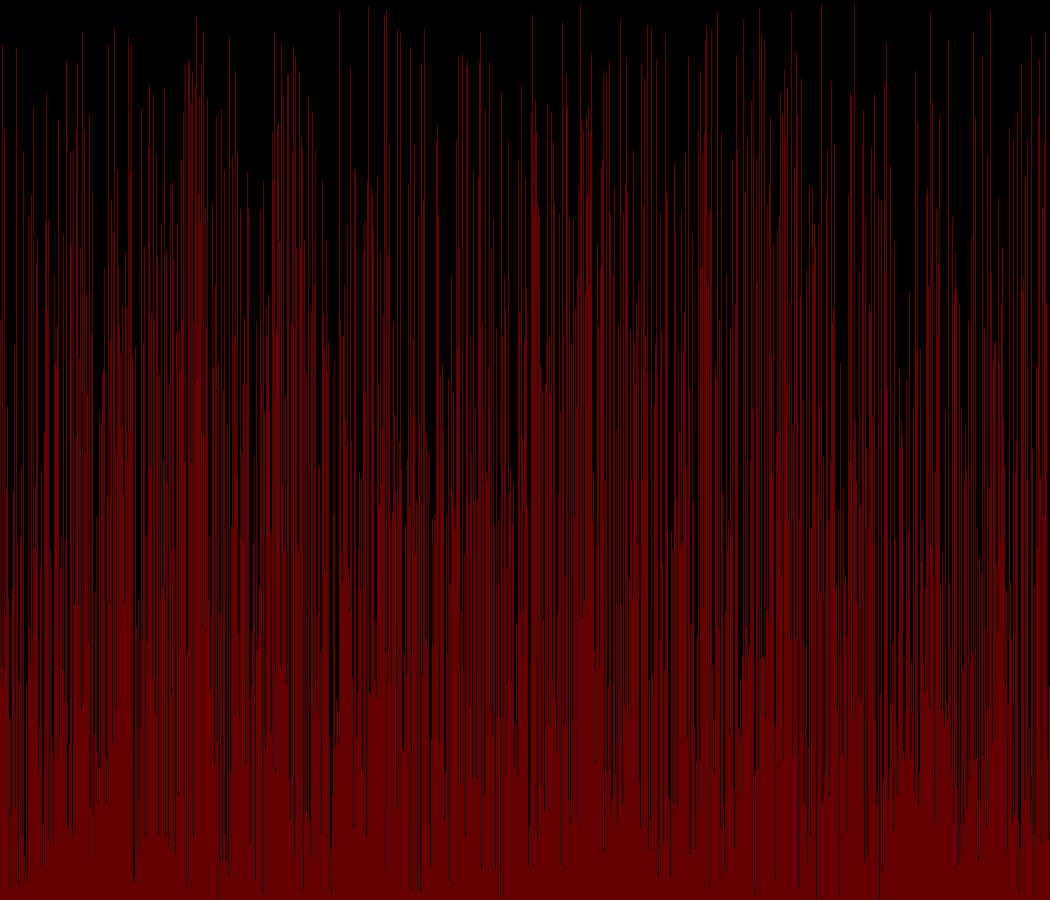
Frame 1 (no input)
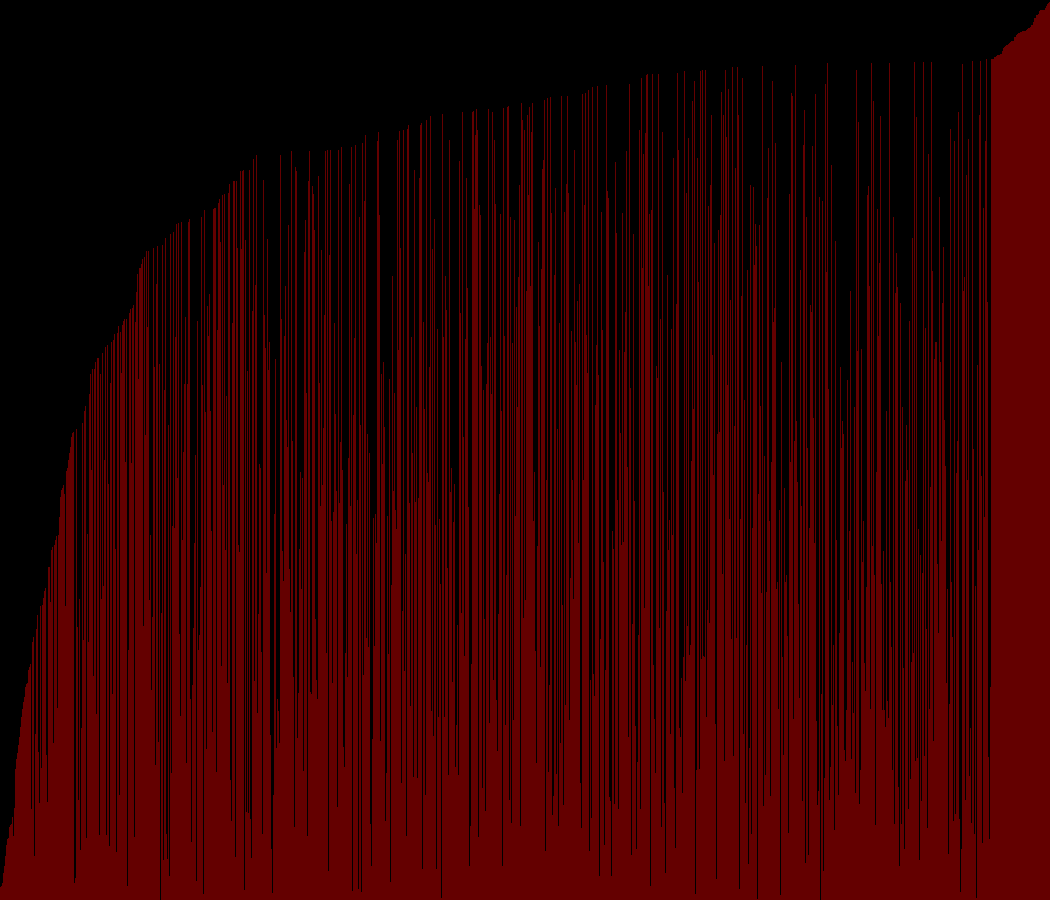
Frame 60 (the mouse pressed at the canvas centre just before this capture)
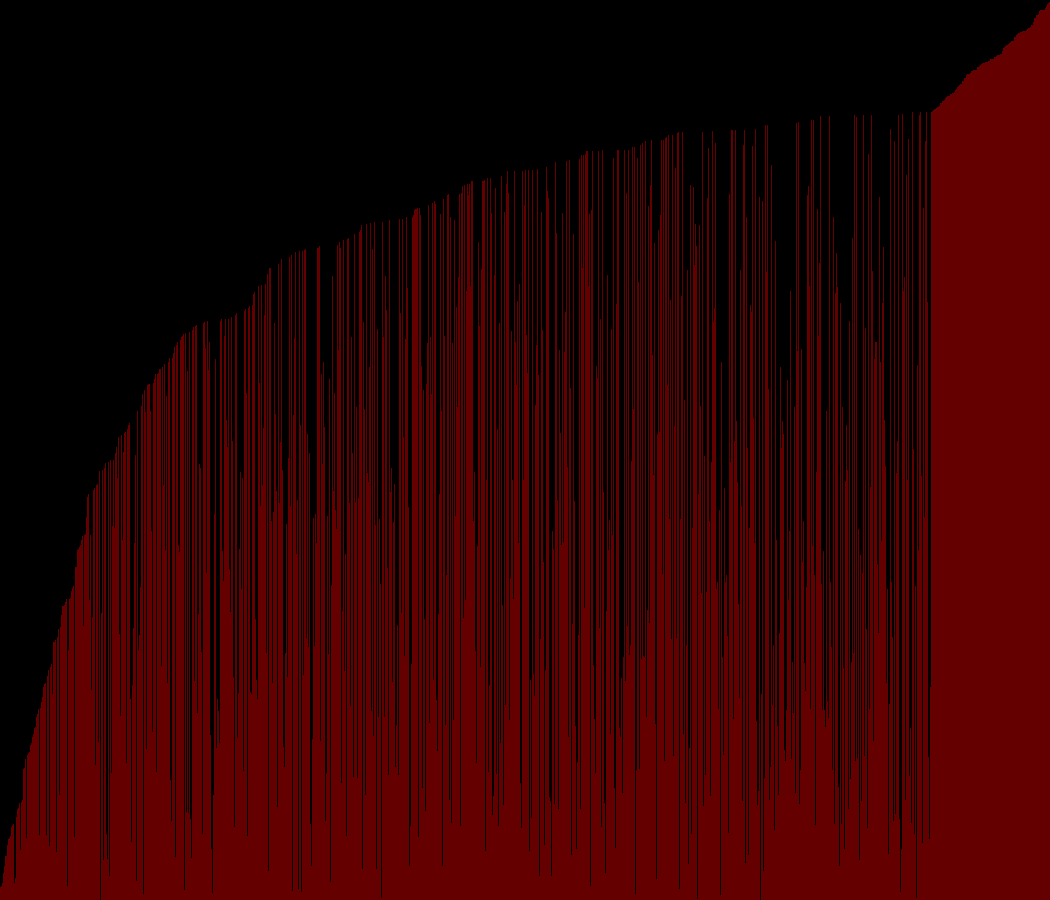
Frame 120 (the mouse held since frame 60 and released just before this capture)

The Processing sketch that drew these frames (run headless with seeded random() and noise(); from frame 60 on, the mouse is pressed at the canvas centre):

// Processing sketch: ArraySorting
// ── ArraySorting.pde
/* Paste the code into a new Processing sketch and complete the steps. */

//1. create an array of ints. don't initialize it yet.
int[] iList;
void setup() {
  //2. set the size of your window
  //  if you are using Processing 3, you cannot use variables
  //  because the developers don't know how programming is supposed to work.
size(1050, 900);
  //3. initialize your array with the built in width variable
  iList = new int[width];
  //4. initialize the ints in the array with random numbers
  //   from 0 to the built in height variable
  for(int i = 0; i < iList.length; i++) {
   iList[i] = (int)random(height);
  }
  //5. call the noStroke() method
  noStroke();
}

void draw() {
  //6. set the background color with background(r, g, b);
   background(#000000);
  //7. set the color for your graph
   fill(100, 0, 0);
  //8. draw a rectangle for each int in your array.
  for(int i = 0; i < iList.length; i++) {
     rect(i, height, 1, -iList[i]);  
  }
  //   the x value will be the element of the int
  //   the y value will the height variable
  //   the width is 1
  //   the height is negative the value of the int at that element in the array


  //9. call the stepSort method
  stepSort(iList);
  //10. extract the code that randomizes the array into a method.

  //11. call the method you made in step 10 when the mouse is pressed

}

void stepSort(int[] arr) {
  for (int i = 1; i < arr.length; i++) {
    if (arr[i - 1] > arr[i]) {
      int t = arr[i];
      arr[i] = arr[i - 1];
      arr[i - 1] = t;
    }
  }
}
